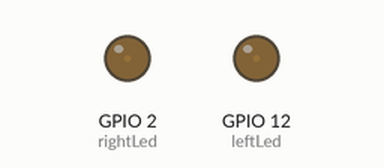
This sketch was run on a simulated ESP32. Shown: output pins drawn as LEDs (lit = HIGH).

Above: at 0.05 s.
At 1.15 s:
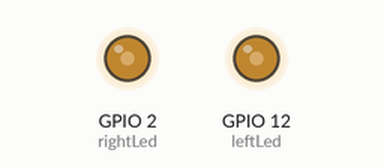
At 2.3 s:
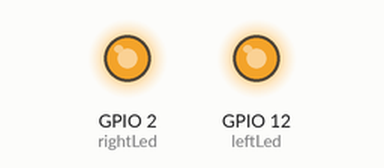
At 4.6 s:
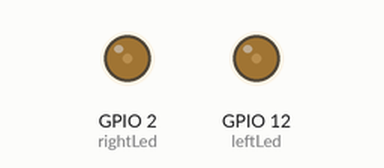
Timing chart, 0 to 6.7 s (numbered marks = the images above):
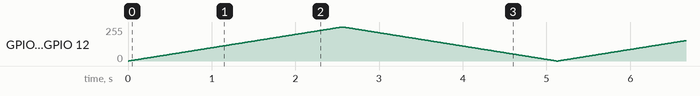

The sketch:

3_2_2Breathing_light.ino
```cpp
#define leftLed 12
#define rightLed 2
const int fadeDelay = 10; // Latency per brightness change (ms)
void setup()
{
  pinMode(leftLed, OUTPUT);
  pinMode(rightLed, OUTPUT);
}
void loop()
{
  for (int brightness = 0; brightness <= 255; brightness++)
  {
    analogWrite(leftLed,brightness);
    analogWrite(rightLed,brightness);
    delay(fadeDelay);
  }//gradually Turn on the headlights
  for (int brightness = 255; brightness >= 0; brightness--)
  {
    analogWrite(leftLed,brightness);
    analogWrite(rightLed,brightness);
    delay(fadeDelay);
  }//Gradually extinguish the headlights

}
```
